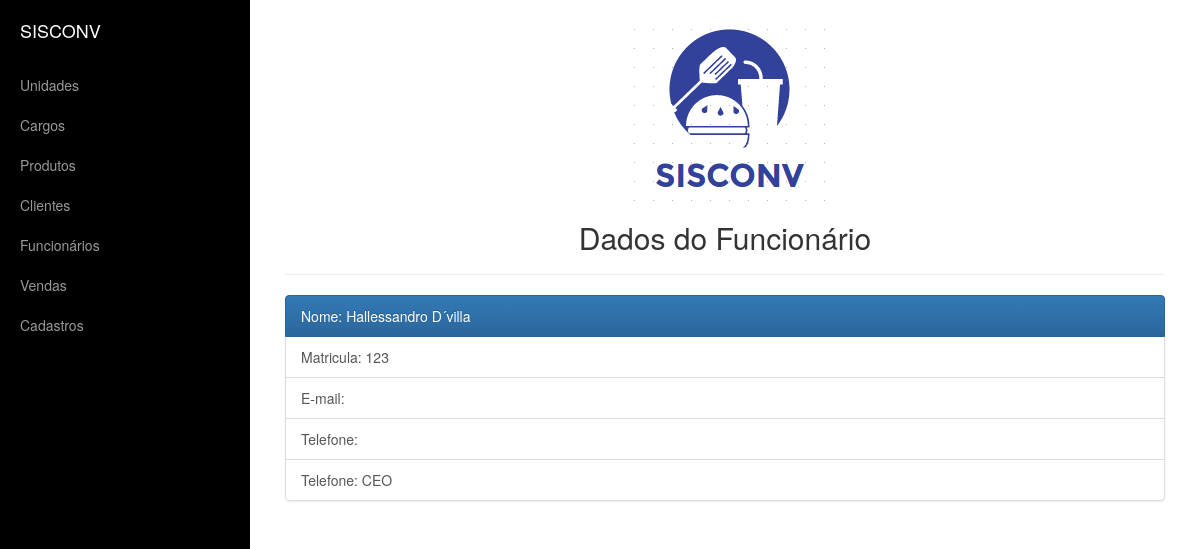
The page /appvendas/funcionario/detail/7 on the database as committed earlier.
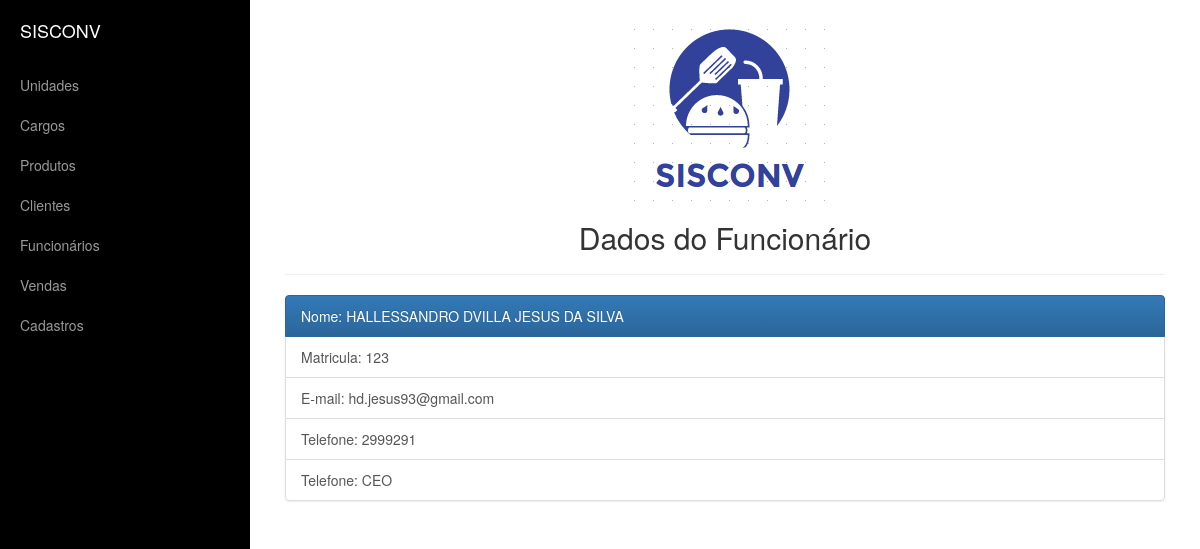
The same page on the database as committed later.
### appvendas/models.py (models this page shows, shortened)
class Pessoa(models.Model):
    nome=models.CharField("Nome",max_length=255)
    email=models.EmailField("E-Mail",max_length=200)
    telefone=models.CharField("Telefone",max_length=20)

### appvendas/views.py (the view)
# urls.py: url(r'^funcionario/detail/(?P<pk>\d+)$', funcionario_detail, name='funcionario_detail'),
def funcionario_detail(request, pk):
    funcionario=Funcionario.objects.get(id=pk)
    return render(request, 'funcionario/funcionario_detail.html', {'funcionario':funcionario})

### templates/funcionario/funcionario_detail.html
{% extends 'base.html' %}
{% block conteudo %}
    <center><h2>Dados do Funcionário </h2></center>
    <hr>
    <div class="list-group">
    	<a href="#" class="list-group-item active">Nome: {{funcionario.nome}}</a>
    	<a href="#" class="list-group-item">Matricula: {{funcionario.matricula}}</a>
    	<a href="#" class="list-group-item">E-mail: {{funcionario.email}}</a>
    	<a href="#" class="list-group-item">Telefone: {{funcionario.telefone}}</a>
    	<a href="#" class="list-group-item">Telefone: {{funcionario.cargo.descricao}}</a>
    </div>
{% endblock %}

Rows that differ between the two databases and show on the page:
changed Pessoa: nome "Hallessandro D´villa" → "HALLESSANDRO DVILLA JESUS DA SILVA"; email (not shown) → "hd.jesus93@gmail.com"; telefone (not shown) → "2999291"
